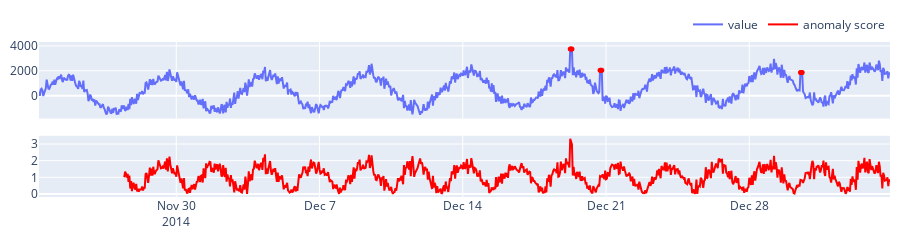

The cell this chart's notebook holds for it:
### Markdown cell above
## Z-score Detector

### Code cell
from streamad.util import StreamGenerator, UnivariateDS, plot
from streamad.model import ZScoreDetector

ds = UnivariateDS()
stream = StreamGenerator(ds.data)
model = ZScoreDetector()
scores = []

for x in stream.iter_item():
    score = model.fit_score(x)
    scores.append(score)

data, label, date, features = ds.data, ds.label, ds.date, ds.features
plot(data=data,scores=scores,date=date,features=features,label=label)

### Figure 1 — Plotly figure (JSON) as saved in the notebook; plotly's stock layout.template omitted (floating-point values rounded to 4 significant figures; data arrays with more than 128 entries replaced by an {"elided": "..."} marker saying what was removed)
{"data": [{"name": "value", "type": "scatter", "x": {"elided": "999 str values"}, "xaxis": "x", "y": {"elided": "999 float values"}, "yaxis": "y"}, {"marker": {"color": "red", "size": 5}, "mode": "markers", "showlegend": false, "type": "scatter", "x": ["2014-12-19 06:00:00", "2014-12-19 07:00:00", "2014-12-19 08:00:00", "2014-12-20 17:00:00", "2014-12-20 18:00:00", "2014-12-20 19:00:00", "2014-12-30 12:00:00", "2014-12-30 13:00:00", "2014-12-30 14:00:00"], "xaxis": "x", "y": [3756.0, 3756.0, 3756.0, 2042.0, 2042.0, 2042.0, 1866.0, 1866.0, 1866.0], "yaxis": "y"}, {"marker": {"color": "red"}, "name": "anomaly score", "type": "scatter", "x": {"elided": "999 str values"}, "xaxis": "x2", "y": {"elided": "999 float values"}, "yaxis": "y2"}], "layout": {"height": 180, "legend": {"orientation": "h", "x": 1, "xanchor": "right", "y": 1.02, "yanchor": "bottom"}, "margin": {"b": 10, "l": 10, "r": 10, "t": 10}, "xaxis": {"anchor": "y", "domain": [0, 1], "matches": "x2", "showticklabels": false}, "xaxis2": {"anchor": "y2", "domain": [0, 1]}, "yaxis": {"anchor": "x", "domain": [0.5062, 1]}, "yaxis2": {"anchor": "x2", "domain": [0, 0.3951]}}}
